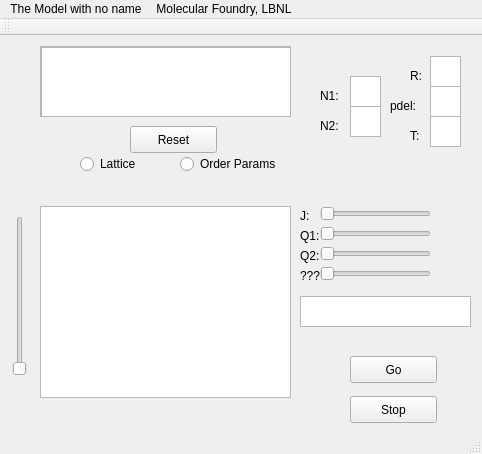
<?xml version="1.0" encoding="UTF-8"?>
<ui version="4.0">
 <class>MainWindow</class>
 <widget class="QMainWindow" name="MainWindow">
  <property name="geometry">
   <rect>
    <x>0</x>
    <y>0</y>
    <width>482</width>
    <height>454</height>
   </rect>
  </property>
  <property name="windowTitle">
   <string>MainWindow</string>
  </property>
  <widget class="QWidget" name="centralWidget">
   <widget class="QSlider" name="J">
    <property name="geometry">
     <rect>
      <x>320</x>
      <y>170</y>
      <width>111</width>
      <height>16</height>
     </rect>
    </property>
    <property name="maximum">
     <number>5000</number>
    </property>
    <property name="orientation">
     <enum>Qt::Horizontal</enum>
    </property>
   </widget>
   <widget class="QSlider" name="QN1">
    <property name="geometry">
     <rect>
      <x>320</x>
      <y>190</y>
      <width>111</width>
      <height>16</height>
     </rect>
    </property>
    <property name="orientation">
     <enum>Qt::Horizontal</enum>
    </property>
   </widget>
   <widget class="QSlider" name="QN2">
    <property name="geometry">
     <rect>
      <x>320</x>
      <y>210</y>
      <width>111</width>
      <height>16</height>
     </rect>
    </property>
    <property name="orientation">
     <enum>Qt::Horizontal</enum>
    </property>
   </widget>
   <widget class="QSlider" name="horizontalSlider_4">
    <property name="geometry">
     <rect>
      <x>320</x>
      <y>230</y>
      <width>111</width>
      <height>16</height>
     </rect>
    </property>
    <property name="orientation">
     <enum>Qt::Horizontal</enum>
    </property>
   </widget>
   <widget class="QSlider" name="duration">
    <property name="geometry">
     <rect>
      <x>10</x>
      <y>180</y>
      <width>19</width>
      <height>160</height>
     </rect>
    </property>
    <property name="orientation">
     <enum>Qt::Vertical</enum>
    </property>
   </widget>
   <widget class="QTextEdit" name="filename">
    <property name="geometry">
     <rect>
      <x>300</x>
      <y>260</y>
      <width>171</width>
      <height>31</height>
     </rect>
    </property>
   </widget>
   <widget class="QPushButton" name="go">
    <property name="geometry">
     <rect>
      <x>350</x>
      <y>320</y>
      <width>87</width>
      <height>27</height>
     </rect>
    </property>
    <property name="text">
     <string>Go</string>
    </property>
    <property name="default">
     <bool>false</bool>
    </property>
   </widget>
   <widget class="QPushButton" name="stop">
    <property name="geometry">
     <rect>
      <x>350</x>
      <y>360</y>
      <width>87</width>
      <height>27</height>
     </rect>
    </property>
    <property name="text">
     <string>Stop</string>
    </property>
   </widget>
   <widget class="QPlainTextEdit" name="R">
    <property name="geometry">
     <rect>
      <x>430</x>
      <y>20</y>
      <width>31</width>
      <height>31</height>
     </rect>
    </property>
   </widget>
   <widget class="QPlainTextEdit" name="N1">
    <property name="geometry">
     <rect>
      <x>350</x>
      <y>40</y>
      <width>31</width>
      <height>31</height>
     </rect>
    </property>
    <property name="plainText">
     <string/>
    </property>
   </widget>
   <widget class="QPlainTextEdit" name="N2">
    <property name="geometry">
     <rect>
      <x>350</x>
      <y>70</y>
      <width>31</width>
      <height>31</height>
     </rect>
    </property>
    <property name="plainText">
     <string/>
    </property>
   </widget>
   <widget class="QPushButton" name="reset">
    <property name="geometry">
     <rect>
      <x>130</x>
      <y>90</y>
      <width>87</width>
      <height>27</height>
     </rect>
    </property>
    <property name="text">
     <string>Reset</string>
    </property>
   </widget>
   <widget class="QRadioButton" name="lattice">
    <property name="geometry">
     <rect>
      <x>80</x>
      <y>120</y>
      <width>71</width>
      <height>16</height>
     </rect>
    </property>
    <property name="text">
     <string>Lattice</string>
    </property>
   </widget>
   <widget class="QRadioButton" name="orderparam">
    <property name="geometry">
     <rect>
      <x>180</x>
      <y>120</y>
      <width>121</width>
      <height>16</height>
     </rect>
    </property>
    <property name="text">
     <string>Order Params</string>
    </property>
   </widget>
   <widget class="QPlainTextEdit" name="pdel">
    <property name="geometry">
     <rect>
      <x>430</x>
      <y>50</y>
      <width>31</width>
      <height>31</height>
     </rect>
    </property>
   </widget>
   <widget class="QLabel" name="label">
    <property name="geometry">
     <rect>
      <x>320</x>
      <y>50</y>
      <width>21</width>
      <height>20</height>
     </rect>
    </property>
    <property name="text">
     <string>N1:</string>
    </property>
   </widget>
   <widget class="QLabel" name="label_2">
    <property name="geometry">
     <rect>
      <x>320</x>
      <y>80</y>
      <width>21</width>
      <height>20</height>
     </rect>
    </property>
    <property name="text">
     <string>N2:</string>
    </property>
   </widget>
   <widget class="QLabel" name="label_3">
    <property name="geometry">
     <rect>
      <x>390</x>
      <y>60</y>
      <width>31</width>
      <height>20</height>
     </rect>
    </property>
    <property name="text">
     <string>pdel:</string>
    </property>
   </widget>
   <widget class="QLabel" name="label_4">
    <property name="geometry">
     <rect>
      <x>410</x>
      <y>30</y>
      <width>21</width>
      <height>20</height>
     </rect>
    </property>
    <property name="text">
     <string>R:</string>
    </property>
   </widget>
   <widget class="QPlainTextEdit" name="T">
    <property name="geometry">
     <rect>
      <x>430</x>
      <y>80</y>
      <width>31</width>
      <height>31</height>
     </rect>
    </property>
   </widget>
   <widget class="QLabel" name="label_5">
    <property name="geometry">
     <rect>
      <x>410</x>
      <y>90</y>
      <width>16</width>
      <height>20</height>
     </rect>
    </property>
    <property name="text">
     <string>T:</string>
    </property>
   </widget>
   <widget class="QLabel" name="label_6">
    <property name="geometry">
     <rect>
      <x>300</x>
      <y>170</y>
      <width>21</width>
      <height>20</height>
     </rect>
    </property>
    <property name="text">
     <string>J:</string>
    </property>
   </widget>
   <widget class="QLabel" name="label_7">
    <property name="geometry">
     <rect>
      <x>300</x>
      <y>190</y>
      <width>21</width>
      <height>20</height>
     </rect>
    </property>
    <property name="text">
     <string>Q1:</string>
    </property>
   </widget>
   <widget class="QLabel" name="label_8">
    <property name="geometry">
     <rect>
      <x>300</x>
      <y>210</y>
      <width>21</width>
      <height>20</height>
     </rect>
    </property>
    <property name="text">
     <string>Q2:</string>
    </property>
   </widget>
   <widget class="QLabel" name="label_9">
    <property name="geometry">
     <rect>
      <x>300</x>
      <y>230</y>
      <width>21</width>
      <height>20</height>
     </rect>
    </property>
    <property name="text">
     <string>???</string>
    </property>
   </widget>
   <widget class="QScrollArea" name="dialogueArea">
    <property name="geometry">
     <rect>
      <x>40</x>
      <y>10</y>
      <width>251</width>
      <height>71</height>
     </rect>
    </property>
    <property name="widgetResizable">
     <bool>true</bool>
    </property>
    <widget class="QWidget" name="scrollAreaWidgetContents">
     <property name="geometry">
      <rect>
       <x>0</x>
       <y>0</y>
       <width>249</width>
       <height>69</height>
      </rect>
     </property>
     <widget class="QTextBrowser" name="dialogueText">
      <property name="geometry">
       <rect>
        <x>0</x>
        <y>0</y>
        <width>251</width>
        <height>71</height>
       </rect>
      </property>
      <property name="maximumSize">
       <size>
        <width>256</width>
        <height>192</height>
       </size>
      </property>
     </widget>
    </widget>
   </widget>
   <widget class="QTextBrowser" name="MainDisplay">
    <property name="geometry">
     <rect>
      <x>40</x>
      <y>170</y>
      <width>251</width>
      <height>192</height>
     </rect>
    </property>
    <property name="maximumSize">
     <size>
      <width>256</width>
      <height>192</height>
     </size>
    </property>
   </widget>
   <widget class="QLabel" name="labelJ">
    <property name="geometry">
     <rect>
      <x>440</x>
      <y>170</y>
      <width>58</width>
      <height>17</height>
     </rect>
    </property>
    <property name="text">
     <string/>
    </property>
   </widget>
   <widget class="QLabel" name="labelQN1">
    <property name="geometry">
     <rect>
      <x>440</x>
      <y>190</y>
      <width>58</width>
      <height>17</height>
     </rect>
    </property>
    <property name="text">
     <string/>
    </property>
   </widget>
   <widget class="QLabel" name="labelQN2">
    <property name="geometry">
     <rect>
      <x>440</x>
      <y>210</y>
      <width>58</width>
      <height>17</height>
     </rect>
    </property>
    <property name="text">
     <string/>
    </property>
   </widget>
   <widget class="QLabel" name="labelQuestion">
    <property name="geometry">
     <rect>
      <x>440</x>
      <y>230</y>
      <width>58</width>
      <height>17</height>
     </rect>
    </property>
    <property name="text">
     <string/>
    </property>
   </widget>
  </widget>
  <widget class="QMenuBar" name="menuBar">
   <property name="geometry">
    <rect>
     <x>0</x>
     <y>0</y>
     <width>482</width>
     <height>25</height>
    </rect>
   </property>
   <widget class="QMenu" name="menuThe_Model_with_no_name">
    <property name="title">
     <string>The Model with no name</string>
    </property>
   </widget>
   <widget class="QMenu" name="menuJhaberstroh_lbl_gov_whitelam_lbl_gov">
    <property name="title">
     <string>Molecular Foundry, LBNL</string>
    </property>
   </widget>
   <addaction name="menuThe_Model_with_no_name"/>
   <addaction name="menuJhaberstroh_lbl_gov_whitelam_lbl_gov"/>
  </widget>
  <widget class="QToolBar" name="mainToolBar">
   <attribute name="toolBarArea">
    <enum>TopToolBarArea</enum>
   </attribute>
   <attribute name="toolBarBreak">
    <bool>false</bool>
   </attribute>
  </widget>
  <widget class="QStatusBar" name="statusBar"/>
 </widget>
 <layoutdefault spacing="6" margin="11"/>
 <resources/>
 <connections/>
</ui>
